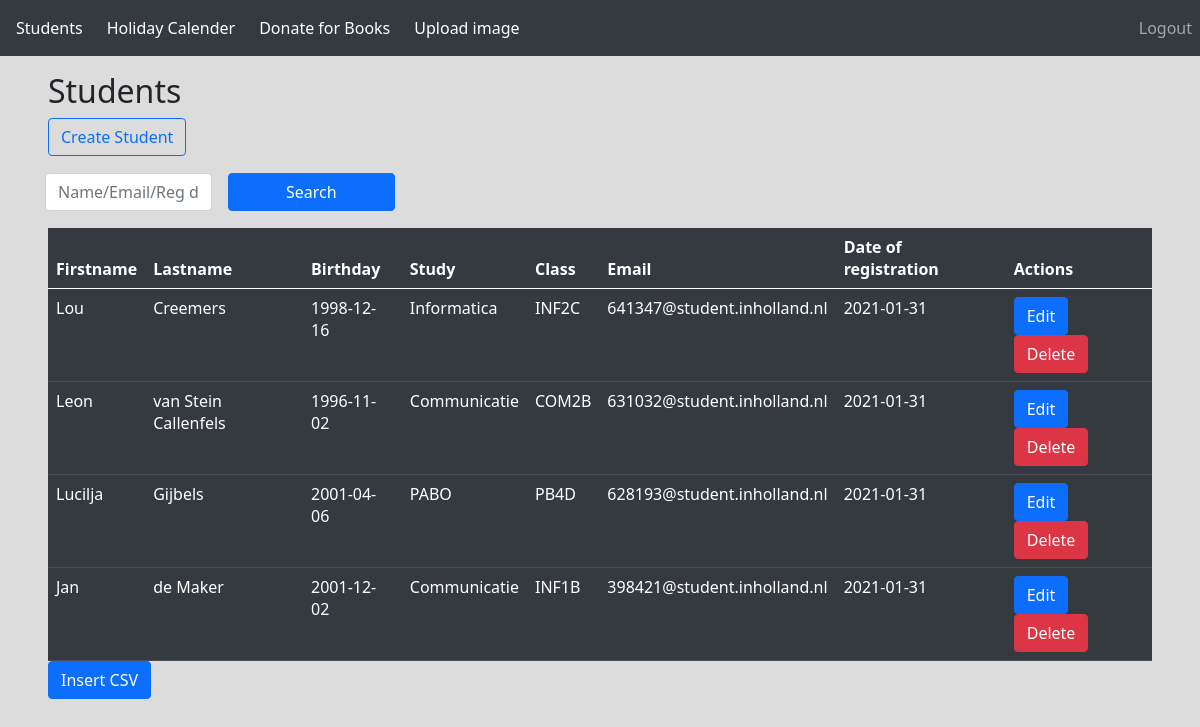
Screenshot of /View/students.php with the database file from the repository.
### tables this page shows
CREATE TABLE `students` (
  `id` int NOT NULL,
  `firstname` varchar(100) NOT NULL,
  `lastname` varchar(100) NOT NULL,
  `dateOfBirth` date NOT NULL,
  `study` varchar(100) NOT NULL,
  `class` varchar(100) NOT NULL,
  `email` varchar(100) NOT NULL,
  `date` date NOT NULL
);

### Data/Database.php (called while the page is built, shortened)
<?php
class Database
{
    private static $instance;
    public static function getInstance(){
        if(self::$instance == null){
            self::$instance = new Database();
        }
        return self::$instance;
    }
    public function connect(){
        $this->host = "localhost";
        $this->user = "root";
        $this->pwd = "";
        $this->dbName = "universitydb";
        try{
            $mysqli = new mysqli($this->host,$this->user,$this->pwd,$this->dbName);
            return $mysqli;
        }
        catch(DatabaseException $e){
            echo $e->getMessage();
        }
    }
}

### Controller/StudentController.php (called while the page is built, shortened)
<?php
require '../Model/StudentModel.php';
require_once '../Service/StudentService.php';
class StudentController
{
    private $s;
    public function __construct(){
        $this->s = new StudentService();
    }
    public function ShowStudentsCon(string $search){
        if($search == "") {
            $studentArray = (array)$this->s->GetAllStudents();
        }
        else{
            $studentArray = (array)$this->s->GetSearchedStudents($search);
        }
        return $studentArray;
    }
}

### Service/StudentService.php (called while the page is built, shortened)
<?php
include_once("../Data/StudentDAO.php");
class StudentService
{
    private $s;
    public function __construct(){
        $this->s = new StudentDAO();
    }
    public function GetAllStudents()
    {
        $studentArray = $this->s->GetAllStudentsDB();
        return $studentArray;
    }
}

### Data/StudentDAO.php (called while the page is built, shortened)
<?php
require_once "Database.php";
require_once "../Model/StudentModel.php";
class StudentDAO
{
    private $dbConn;
    function __construct(){
        $this->dbConn = Database::getInstance();
    }
    public function GetAllStudentsDB(){
        $sql = "SELECT * FROM `students`;";
        $result = mysqli_query($this->dbConn->connect(), $sql);
        return $this->ObjectToModel($result);
    }
    public function ObjectToModel($result){
        if($result->num_rows > 0){
            $students = [];
            while($row = $result->fetch_assoc()){
                $s =new StudentModel($row['id'], $row['firstname'], $row['lastname'], $row['dateOfBirth'], $row['study'],
                    $row['class'], $row['email'], $row['date']);
                $s->setClass($row['class']);
                $s->setDateOfBirth($row['dateOfBirth']);
                $s->setFirstName($row['firstname']);
                $s->setLastName($row['lastname']);
                $s->setStudy($row['study']);
                $s->setId($row['id']);
                $s->setEmail($row['email']);
                $s->setDate($row['date']);
                $students[] = $s;
            }
            return $students;
        }
    }
}

### Model/StudentModel.php (called while the page is built)
<?php
 class StudentModel{
     private $id;
     private $firstName;
     private $lastName;
     private $dateOfBirth;
     private $study;
     private $class;
     private $email;
     private $dateOfReg;
     public function __construct($firstName, $lastName, $dateOfBirth, $study, $class, $email)
     {
         $this -> firstName = $firstName;
         $this -> lastName = $lastName;
         $this -> dateOfBirth = $dateOfBirth;
         $this -> study = $study;
         $this->class = $class;
         $this->email = $email;
         $this->dateOfReg = date("Y/m/d");
     }
     public function getId(){
         return $this->id;
     }
     public function getClass(){
         return $this->class;
     }
     public function getDateOfBirth(){
         return $this->dateOfBirth;
     }
     public function getFirstName(){
         return $this->firstName;
     }
     public function getLastName(){
         return $this->lastName;
     }
     public function getStudy(){
         return $this->study;
     }
     public function getEmail(){
         return $this->email;
     }
     public function getDate(){
         return $this->dateOfReg;
     }
     public function setClass($class){
         $this->class = $class;
     }
     public function setDateOfBirth($dateOfBirth){
         $this->dateOfBirth = $dateOfBirth;
     }
     public function setFirstName($firstName){
         $this->firstName = $firstName;
     }
     public function setId($id){
         $this->id = $id;
     }
     public function setLastName($lastName){
         $this->lastName = $lastName;
     }
     public function setStudy($study){
         $this->study = $study;
     }
     public function setEmail($email){
         $this->email = $email;
     }
     public function setDate($dateOfReg){
         $this->dateOfReg = $dateOfReg;
     }
 }

### View/students.php (the view, shortened to what this page needs)
<?php
    require_once ".././Controller/StudentController.php";
    include_once "Helpers/nav.php";
    $controller = new StudentController();
    $searchTerm = "";
?>
<!doctype html>
<html lang="en">
<head>
    <link rel="stylesheet" href="./../css/bootstrap.css">
</head>
<body style="background-color: gainsboro">
    <div style="padding-left: 3em; padding-right: 3em; padding-bottom">
        <h2 style="margin-top: 0.5em">Students</h2>
        <form action="<?php echo htmlspecialchars($_SERVER["PHP_SELF"]);?>" style="margin-bottom:1em " method="get">
            <a class="btn btn-outline-primary" href="createstudent.php" role="button" style="margin: 0 0 1em 0;">Create Student</a>
            <table>
                <tr class="container">
                    <td class="row">
                        <input type="text"  name="searchTxt" class="form-control col" style="margin: 0 1em 0 0.5em" placeholder="Name/Email/Reg date" required>
                        <input type="submit" value="Search" class="btn btn-primary col">
                    </td>
                </tr>
            </table>
        </form>
        <table class="table table-dark my-auto">
            <thead>
                <tr>
                    <th>Firstname</th>
                    <th>Lastname</th>
                    <th>Birthday</th>
                    <th>Study</th>
                    <th>Class</th>
                    <th>Email</th>
                    <th>Date of registration</th>
                    <th>Actions</th>
                </tr>
            </thead>
            <tbody>
                <?php
                $studentArray = (array)$controller->ShowStudentsCon($searchTerm);
                if($studentArray){
                    foreach($studentArray as $item){
                        $id = $item->getId();
                        $firstname = $item->getFirstName();
                        $lastname = $item->getLastName();
                        $dateOB = $item->getDateOfBirth();
                        $study = $item->getStudy();
                        $class = $item->getClass();
                        $email = $item->getEmail();
                        $date = $item->getDate();
                        echo "<tr>";
                        echo "<td>$firstname</td>";
                        echo "<td>$lastname</td>";
                        echo "<td>$dateOB</td>";
                        echo "<td>$study</td>";
                        echo "<td>$class</td>";
                        echo "<td>$email</td>";
                        echo "<td>$date</td>";
                        echo "<td>
                        <a href='updatestudent.php?id={$id}' class='btn btn-primary m-r-1em'>Edit</a>
                        <a href='deletestudent.php?id={$id}' class='btn btn-danger m-r-1em'>Delete</a>
                        </td>";
                        echo "</tr>";
                    }
                }
                ?>
            </tbody>
        </table>
        <div class="row">
            <div class="col-4">
                <form action="insertfile.php" style="margin-bottom:1em " method="post">
                    <button class="btn btn-primary" onclick="insertfile.php">Insert CSV</button>
                </form>
            </div>
        </div>
    </div>
</body>
</html>

### View/Helpers/nav.php
<nav class="navbar navbar-expand-sm bg-dark navbar-dark">
    <ul class="navbar-nav" style="padding-left: 0.5em">
        <li class="nav-item">
            <a class="nav-link active" href="./students.php">Students</a>
        </li>
    </ul>
    <ul class="navbar-nav" style="padding-left: 0.5em">
        <li class="nav-item">
            <a class="nav-link active" href="./calender.php">Holiday Calender</a>
        </li>
    </ul>
    <ul class="navbar-nav" style="padding-left: 0.5em">
        <li class="nav-item">
            <a class="nav-link active" href="./donate.php">Donate for Books</a>
        </li>
    </ul>
    <ul class="navbar-nav" style="padding-left: 0.5em">
        <li class="nav-item">
            <a class="nav-link active" href="./imageupload.php">Upload image</a>
        </li>
    </ul>
    <ul class="navbar-nav ml-auto">
        <li class="nav-item">
            <a class="nav-link" href="./logout.php">Logout</a>
        </li>
    </ul>
</nav>

### rows the page displays
students: firstname "Lou", lastname "Creemers", dateOfBirth "1998-12-16", study "Informatica", class "INF2C", email "641347@student.inholland.nl", date "2021-01-31"
students: firstname "Leon", lastname "van Stein Callenfels", dateOfBirth "1996-11-02", study "Communicatie", class "COM2B", email "631032@student.inholland.nl", date "2021-01-31"
students: firstname "Lucilja", lastname "Gijbels", dateOfBirth "2001-04-06", study "PABO", class "PB4D", email "628193@student.inholland.nl", date "2021-01-31"
students: firstname "Jan", lastname "de Maker", dateOfBirth "2001-12-02", study "Communicatie", class "INF1B", email "398421@student.inholland.nl", date "2021-01-31"
